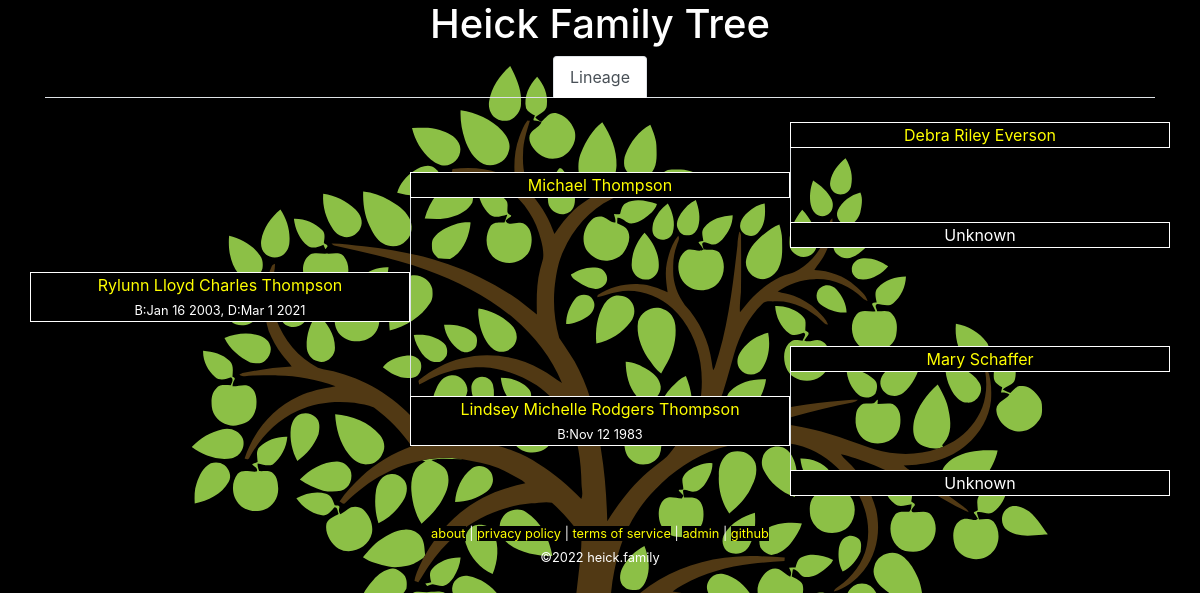
/tree.php?id=20, run on the app's committed database.
### tables this page shows
CREATE TABLE `family` (
  `id` int(10) unsigned NOT NULL AUTO_INCREMENT COMMENT 'primary key',
  `name` char(200) NOT NULL,
  `parent-bio-x` int(10) unsigned NOT NULL DEFAULT 0 COMMENT 'mother xx',
  `parent-bio-y` int(10) unsigned NOT NULL DEFAULT 0 COMMENT 'father xy',
  `parent-adopt-x` int(10) unsigned NOT NULL DEFAULT 0,
  `parent-adopt-y` int(10) unsigned NOT NULL DEFAULT 0,
  `partner` int(10) unsigned NOT NULL DEFAULT 0,
  `dob` char(10) NOT NULL DEFAULT '0000-00-00' COMMENT 'date of birth ymd',
  `dod` char(10) NOT NULL DEFAULT '0000-00-00' COMMENT 'date of death ymd',
  `lastupdated` datetime NOT NULL DEFAULT current_timestamp() ON UPDATE current_timestamp(),
  PRIMARY KEY (`id`)
);

### lib/Family.php (called while the page is built, shortened)
<?php
class Family
{
	private static $link = null;
	public static function getPerson($id = 0)
	{
		if ($id == 0)
		{
			return [];
		}
		$query = 'SELECT * FROM `family` WHERE `id`=' . self::_escape($id) . ' LIMIT 1';
		$result = self::_query($query);
		while ($row = mysqli_fetch_assoc($result)) {
			return $row;
		}
		return [];
	}
	public static function getParents($id = 0)
	{
		$person = self::getPerson($id);
		$parent_bio_x = isset($person['parent-bio-x']) ? $person['parent-bio-x'] : 0;
		$parent_bio_y = isset($person['parent-bio-y']) ? $person['parent-bio-y'] : 0;
		$parent_adopt_a = isset($person['parent-adopt-x']) ? $person['parent-adopt-x'] : 0;
		$parent_adopt_b = isset($person['parent-adopt-y']) ? $person['parent-adopt-y'] : 0;
		$data = [
			'bio-x' => self::getPerson($parent_bio_x),
			'bio-y' => self::getPerson($parent_bio_y),
			'adopt-x' => self::getPerson($parent_adopt_a),
			'adopt-y' => self::getPerson($parent_adopt_b),
		];
		return $data;
	}
	public static function getPartner($id = 0)
	{
		$person = self::getPerson($id);
		$partner = isset($person['partner']) ? $person['partner'] : 0;
		if ($partner == 0)
		{
			return [];
		}
		return self::getPerson($partner);
	}
	public static function getLineage($id = 0)
	{
		$lineage = [
			'partner' => ['id' => 0, 'name' => 'unknown' ],
			'parent-bio-x' => ['id' => 0, 'name' => 'unknown' ],
			'parent-bio-y' => ['id' => 0, 'name' => 'unknown' ],
			'parent-adopt-x' => ['id' => 0, 'name' => 'unknown' ],
			'parent-adopt-y' => ['id' => 0, 'name' => 'unknown' ],
			'parent-x-parent-bio-x' => ['id' => 0, 'name' => 'unknown' ],
			'parent-x-parent-bio-y' => ['id' => 0, 'name' => 'unknown' ],
			'parent-y-parent-bio-x' => ['id' => 0, 'name' => 'unknown' ],
			'parent-y-parent-bio-y' => ['id' => 0, 'name' => 'unknown' ],
		];
		$partner = self::getPartner($id);
		$lineage['partner']['id'] = isset($partner['id']) ? $partner['id'] : 0;
		$lineage['partner']['name'] = self::formatName(self::getPerson($lineage['partner']['id']));
		$parents = self::getParents($id);
		$lineage['parent-bio-x']['id'] = isset($parents['bio-x']['id']) ? $parents['bio-x']['id'] : 0;
		$lineage['parent-bio-x']['name'] = self::formatName(self::getPerson($lineage['parent-bio-x']['id']));
		$lineage['parent-bio-y']['id'] = isset($parents['bio-y']['id']) ? $parents['bio-y']['id'] : 0;
		$lineage['parent-bio-y']['name'] = self::formatName(self::getPerson($lineage['parent-bio-y']['id']));
		$lineage['parent-adopt-x']['id'] = isset($parents['adopt-x']['id']) ? $parents['adopt-x']['id'] : 0;
		$lineage['parent-adopt-x']['name'] = self::formatName(self::getPerson($lineage['parent-adopt-x']['id']));
		$lineage['parent-adopt-y']['id'] = isset($parents['adopt-y']['id']) ? $parents['adopt-y']['id'] : 0;
		$lineage['parent-adopt-y']['name'] = self::formatName(self::getPerson($lineage['parent-adopt-y']['id']));
		$parents = self::getParents($lineage['parent-bio-x']['id']);
		$lineage['parent-x-parent-bio-x']['id'] = isset($parents['bio-x']['id']) ? $parents['bio-x']['id'] : 0;
		$lineage['parent-x-parent-bio-x']['name'] = self::formatName(self::getPerson($lineage['parent-x-parent-bio-x']['id']));
		$lineage['parent-x-parent-bio-y']['id'] = isset($parents['bio-y']['id']) ? $parents['bio-y']['id'] : 0;
		$lineage['parent-x-parent-bio-y']['name'] = self::formatName(self::getPerson($lineage['parent-x-parent-bio-y']['id']));
		$parents = self::getParents($lineage['parent-bio-y']['id']);
		$lineage['parent-y-parent-bio-x']['id'] = isset($parents['bio-x']['id']) ? $parents['bio-x']['id'] : 0;
		$lineage['parent-y-parent-bio-x']['name'] = self::formatName(self::getPerson($lineage['parent-y-parent-bio-x']['id']));
		$lineage['parent-y-parent-bio-y']['id'] = isset($parents['bio-y']['id']) ? $parents['bio-y']['id'] : 0;
		$lineage['parent-y-parent-bio-y']['name'] = self::formatName(self::getPerson($lineage['parent-y-parent-bio-y']['id']));
		return $lineage;
	}
	public static function formatName($id = [])
	{
		if (isset($id['name']))
		{
			return $id['name'];
		}
		return 'Unknown';
	}
	protected static function _query($query = null)
	{
		$result = mysqli_query(self::$link, $query);
		return $result;
	}
	protected static function _escape($string = "")
	{
		return mysqli_real_escape_string(self::$link, $string);
	}
	protected static function _connect()
	{
		if (!is_null(self::$link))
		{
			return;
		}
		$config = json_decode(file_get_contents('../conf/configuration.json'), true);
		$db = $config['database'];
		self::$link = mysqli_connect($db['hostname'], $db['username'], $db['password'], $db['database']);
		return;
	}
}

### www/tree.php (the view, shortened to what this page needs)
<?php
require_once('../lib/Family.php');
$id = isset($_GET['id']) ? intval($_GET['id']) : null;
$me = Family::getPerson($id);
$lineage = Family::getLineage($me['id']);
$lineage['me'] = [
	'id' => $me['id'],
	'name' => Family::formatName($me),
];
function showMember($fam, $extra = '')
{
	if ($fam['id'] == 0)
	{
		echo $fam['name'];
	}
	else
	{
		echo '<a href="?id=' . $fam['id'] . '">' . $fam['name'] . '</a>';
		$data = Family::getPerson($fam['id']);
		$subtext = '';
		if ($data['dob'] != '0000-00-00')
		{
			$subtext .= 'B:' . date("M j Y", strtotime($data['dob']));
		}
		if ($data['dod'] != '0000-00-00')
		{
			if (strlen($subtext) > 0)
			{
				$subtext .= ', ';
			}
			$subtext .= 'D:' . date("M j Y", strtotime($data['dod']));
		}
		if (strlen($subtext) > 0)
		{
			echo '<br />';
			echo '<span class="small">' . $subtext . '</span>';
		}
	}
}
?><!DOCTYPE html>
<html lang="en">
	<head>
		<link rel="stylesheet" href="https://cdn.jsdelivr.net/npm/bootstrap@4.6.0/dist/css/bootstrap.min.css">
		<link rel="stylesheet" href="/media/theme.css">
		<link rel="stylesheet" href="/media/tree.css">
	</head>
	<body>
		<div class="container">
<?php require_once("header.php"); ?>
			<div class="row">
				<div class="col">
					<ul class="nav nav-tabs justify-content-center">
						<li class="nav-item">
							<a class="nav-link active" id='tab-lineage' href="#">Lineage</a>
						</li>
					</ul>
				</div>
			</div>
			<div class="row">
				<div class="col-4">&nbsp;</div>
				<div class="col-4">&nbsp;</div>
				<div class="col-4">&nbsp;</div>
			</div>
			<div class="row">
				<div class="col-4">&nbsp;</div>
				<div class="col-4">&nbsp;</div>
				<div title="grandparent" class="col-4 text-center border-full background-black"><?php showMember($lineage['parent-y-parent-bio-y']); ?></div>
			</div>
			<div class="row">
				<div class="col-4">&nbsp;</div>
				<div class="col-4">&nbsp;</div>
				<div class="col-4 border-left">&nbsp;</div>
			</div>
			<div class="row">
				<div class="col-4">&nbsp;</div>
				<div title="parent" class="col-4 text-center border-full background-black"><?php
if ((($lineage['parent-bio-y']['id'] != 0) && ($lineage['parent-adopt-y']['id'] != 0)) || ($lineage['parent-adopt-y']['id'] != 0))
	if ($lineage['parent-bio-y']['id'] == 0)
	{
		showMember($lineage['parent-adopt-y'], '(adopted)');
	}
	else
	{
		showMember($lineage['parent-bio-y'], '(bio)');
		echo '<br />';
		showMember($lineage['parent-adopt-y'], '(adopted)');
	}
else {
	showMember($lineage['parent-bio-y']);
}
?></div>
				<div class="col-4 border-left">&nbsp;</div>
			</div>
			<div class="row">
				<div class="col-4">&nbsp;</div>
				<div class="col-4 border-left">&nbsp;</div>
				<div class="col-4 border-left">&nbsp;</div>
			</div>
			<div class="row">
				<div class="col-4">&nbsp;</div>
				<div class="col-4 border-left">&nbsp;</div>
				<div title="grandparent" class="col-4 text-center border-full background-black"><?php showMember($lineage['parent-y-parent-bio-x']); ?></div>
			</div>
			<div class="row">
				<div class="col-4">&nbsp;</div>
				<div class="col-4 border-left">&nbsp;</div>
				<div class="col-4">&nbsp;</div>
			</div>
			<div class="row">
				<div title="self" class="col-4 text-center border-full background-black"><?php showMember($lineage['me']); ?></div>
				<div class="col-4 border-left">&nbsp;</div>
				<div class="col-4">&nbsp;</div>
			</div>
			<div class="row">
				<div class="col-4">&nbsp;</div>
				<div class="col-4 border-left">&nbsp;</div>
				<div class="col-4">&nbsp;</div>
			</div>
			<div class="row">
				<div class="col-4">&nbsp;</div>
				<div class="col-4 border-left">&nbsp;</div>
				<div title="grandparent" class="col-4 text-center border-full background-black"><?php showMember($lineage['parent-x-parent-bio-y']); ?></div>
			</div>
			<div class="row">
				<div class="col-4">&nbsp;</div>
				<div class="col-4 border-left">&nbsp;</div>
				<div class="col-4 border-left">&nbsp;</div>
			</div>
			<div class="row">
				<div class="col-4">&nbsp;</div>
				<div title="parent" class="col-4 text-center border-full background-black"><?php
if ((($lineage['parent-bio-x']['id'] != 0) && ($lineage['parent-adopt-x']['id'] != 0)) || ($lineage['parent-adopt-x']['id'] != 0))
	if ($lineage['parent-bio-x']['id'] == 0)
	{
		showMember($lineage['parent-adopt-x'], '(adopted)');
	}
	else
	{
		showMember($lineage['parent-bio-x'], '(bio)');
		echo '<br />';
		showMember($lineage['parent-adopt-x'], '(adopted)');
	}
else {
	showMember($lineage['parent-bio-x']);
}
?></div>
				<div class="col-4 border-left">&nbsp;</div>
			</div>
			<div class="row">
				<div class="col-4">&nbsp;</div>
				<div class="col-4">&nbsp;</div>
				<div class="col-4 border-left">&nbsp;</div>
			</div>
			<div class="row">
				<?php
if ($lineage['partner']['id'] == 0)
{
	echo '<div class="col-4">&nbsp;</div>';
}
else
{
	echo '<div title="partner" class="col-4 text-center border-full background-black">';
	showMember($lineage['partner']);
	echo '</div>';
}
				?>
				<div class="col-4">&nbsp;</div>
				<div title="grandparent" class="col-4 text-center border-full background-black"><?php showMember($lineage['parent-x-parent-bio-x']); ?></div>
			</div>
			<div class="row">
				<div class="col-12">&nbsp;</div>
			</div>
<?php require_once("footer.php"); ?>
		</div>
	</body>
</html>

### www/media/theme.css (style rules this page uses)
body, table, tr, td { background: black; color: white; }
a { color: yellow; background: black; }
body { background-image: url('/media/family-tree-fixed.svg'); background-size: cover; background-repeat: no-repeat; }
.background-black { background-color: black; }

### www/media/tree.css (style rules this page uses)
.border-full { border: 1px solid white; }
.border-left { border-left: 1px solid white; }
.background-black { background-color: black; }

### data on the page
family: name "Debra Riley Everson"
family: name "Michael Thompson"
family: name "Rylunn Lloyd Charles Thompson", subtext "B:Jan 16 2003, D:Mar 1 2021"
family: name "Mary Schaffer"
family: name "Lindsey Michelle Rodgers Thompson", subtext "B:Nov 12 1983"

### other printed values
$fam['name'] "Unknown Unknown"
